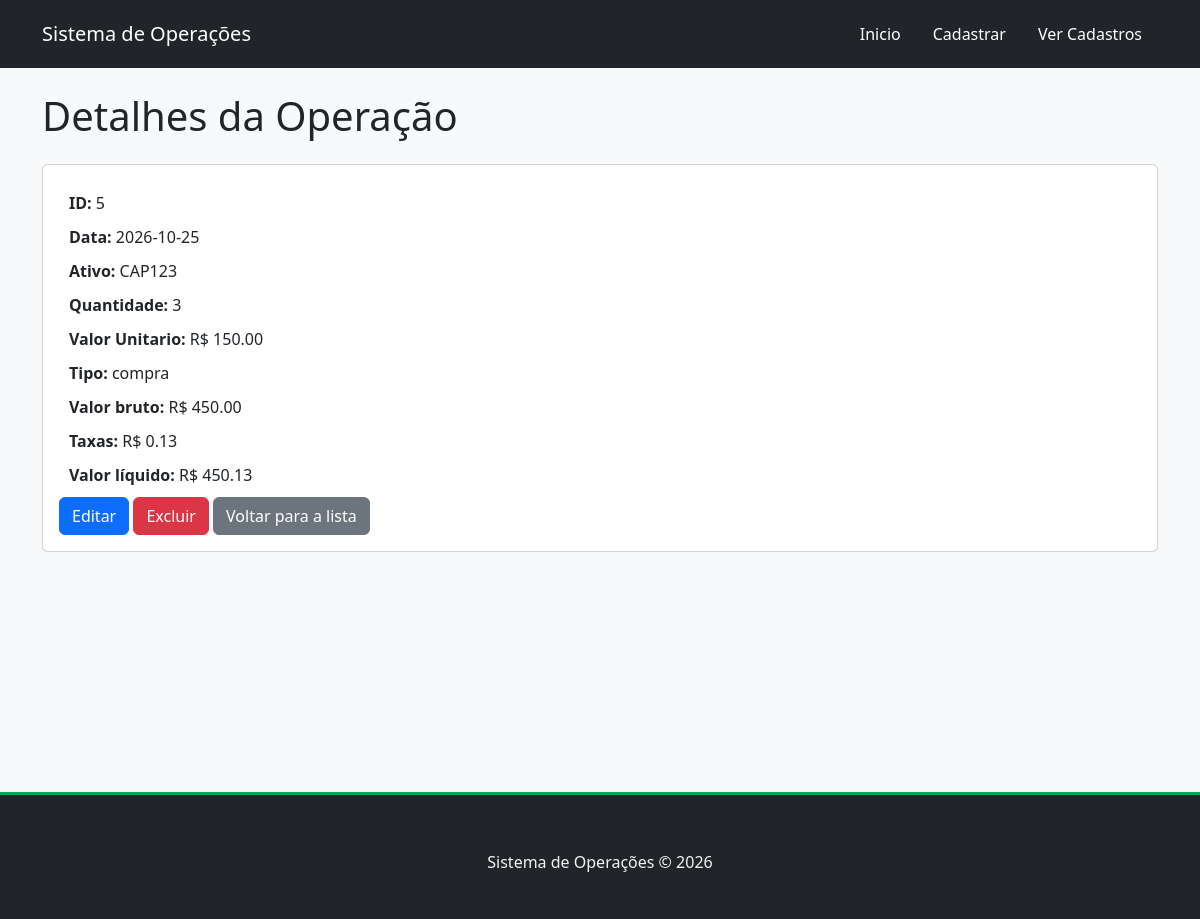
/operacoes/5, run on the app's committed database.
### tables this page shows
CREATE TABLE operacoes (
    id INTEGER PRIMARY KEY AUTOINCREMENT,
    data TEXT NOT NULL, 
    ativo TEXT NOT NULL,
    quantidade INTEGER NOT NULL,
    valor_unitario REAL NOT NULL,
    tipo_operacao TEXT NOT NULL,
    valor_bruto REAL NOT NULL,
    taxas REAL NOT NULL,
    valor_liquido REAL NOT NULL
);

### controllers/operacao_controller.py (the view)
def detalhes(id):
    operacao = Operacao.buscar_id(id)
    if operacao is None:
        flash('Operaçãop não encontrada.', 'danger')
        return redirect(url_for('listar'))
    return render_template('detalhes.html', operacao=operacao)

### daos/operacao_dao.py (called while the page is built)
    def _dados_dict(self, row):
        return{
            'id': row['id'],
            'data': row['data'],
            'ativo': row['ativo'],
            'quantidade': row['quantidade'],
            'valor_unitario': row['valor_unitario'],
            'tipo_operacao': row['tipo_operacao'],
            'valor_bruto': row['valor_bruto'],
            'taxas': row['taxas'],
            'valor_liquido': row['valor_liquido'],
        }

    def buscar_id(self, id):
        db = SQLiteDB()
        db.conectar()
        query = 'SELECT * FROM operacoes WHERE id = ?'
        resultado = db.consultar(query, (id,)) #(id,) é uma tupla com um único elemento.
        db.desconectar()
        if resultado:
            return self._dados_dict(resultado[0])
        return None

### database/sqlitedb.py (called while the page is built)
    def conectar(self): #Abre a conexao com o BD
        self.conn = sqlite3.connect(self.DB_FILE)
        self.conn.row_factory =  sqlite3.Row #permite acessar os dados retornados pelo banco pelo nome da coluna
        self.cursor = self.conn.cursor()

    def desconectar(self): #fecha a conexao com o BD
        if self.conn:
            self.conn.close()
            self.conn = None
            self.cursor = None

    def consultar(self, query, params=()): #executa consultas como SELECT e devolve os registros.
        try:
            self.cursor.execute(query, params)
            return self.cursor.fetchall()
        except sqlite3.Error as erro:
            print('Erro ao consultar: ', erro)
            return None

### models/operacao.py (called while the page is built)
    @staticmethod
    def buscar_id(id):
        dao = OperacaoDAO()
        return dao.buscar_id(id)

### templates/detalhes.html (shortened to what this page needs)
{% extends 'base.html' %}
{% block conteudo %}
<h1 class="mb-4">Detalhes da Operação</h1>
<div class="card">
    <div class="card-body">
        <p><strong>ID: </strong>{{ operacao['id'] }}</p>
        <p><strong>Data: </strong>{{ operacao['data'] }}</p>
        <p><strong>Ativo: </strong>{{ operacao['ativo'] }}</p>
        <p><strong>Quantidade: </strong>{{ operacao['quantidade'] }}</p>
        <p><strong>Valor Unitario: </strong>
        R$ {{ '%.2f'|format(operacao['valor_unitario']) }}
        </p>
        <p><strong>Tipo: </strong>{{ operacao['tipo_operacao'] }}</p>
        <p>
            <strong>Valor bruto: </strong>
            R$ {{ "%.2f"|format(operacao["valor_bruto"]) }}
        </p>
        <p>
            <strong>Taxas: </strong>
            R$ {{ "%.2f"|format(operacao["taxas"]) }}
        </p>
        <p>
            <strong>Valor líquido: </strong>
            R$ {{ "%.2f"|format(operacao["valor_liquido"]) }}
        </p>
        <a href="{{ url_for('editar', id=operacao['id']) }}" class="btn btn-primary">
            Editar
        </a>
        <form action="{{ url_for('excluir', id=operacao['id']) }}" method="POST" style="display: inline;"
        onsubmit="return confirm('Tem certeza que deseja excluir esta operação?')">
        <button type="submit" class="btn btn-danger">Excluir</button>
        </form>
        <a href="{{ url_for('listar') }}" class="btn btn-secondary">
            Voltar para a lista
        </a>
    </div>
</div>
{% endblock %}

### static/css/style.css (style rules this page uses)
body { display: flex; flex-direction: column; }
h2, p { margin: 10px; }

### data on the page
operacoes: id "5", data "2026-10-25", ativo "CAP123", quantidade "3", valor_unitario "150.00", tipo_operacao "compra", valor_bruto "450.00", taxas "0.13", valor_liquido "450.13"
